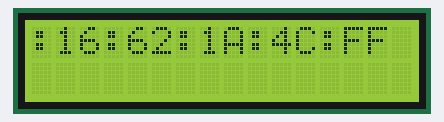
The sketch below on a simulated Arduino Uno, built with avr-gcc and run on an emulated ATmega328P. Parts: 16×2 character LCD.

Above: at 0.1 s.
At 1.1 s:
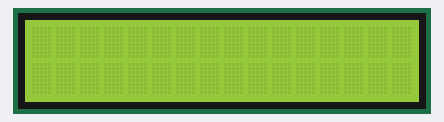

Measured:
- what the display in image 1 shows lasts 1.0 s, from 1.1 s to 2.1 s

The sketch:

ibutton_reader_lcd.ino
```cpp
#include <LiquidCrystal.h>
#include <OneWire.h>


OneWire  ds(12);
LiquidCrystal lcd(7,6,5,4,3,2);
byte addr[8];
String keyStatus="";


void setup(void) {
  Serial.begin(115200);
  lcd.begin(16,2);
}


void loop(void) {
  getKeyCode();
  lcd.clear();
  if(keyStatus=="ok"){
      byte i;
      for( i = 5; i >0; i--) {
           lcd.print(":");
           lcd.print(addr[i], HEX);
      }
  }
  else if (keyStatus!="") { lcd.print(keyStatus);}

  delay(1000);
}


void getKeyCode(){
  byte present = 0;
  byte data[12];
  keyStatus="";

  if ( !ds.search(addr)) {
      ds.reset_search();
      return;
  }


  if ( OneWire::crc8( addr, 7) != addr[7]) {
      keyStatus="CRC invalid";
      return;
  }

  /*if ( addr[0] != 0x01) {
      keyStatus="not DS1990A";
      return;
  }*/
  keyStatus="ok";

  //ds.reset();
}
```
